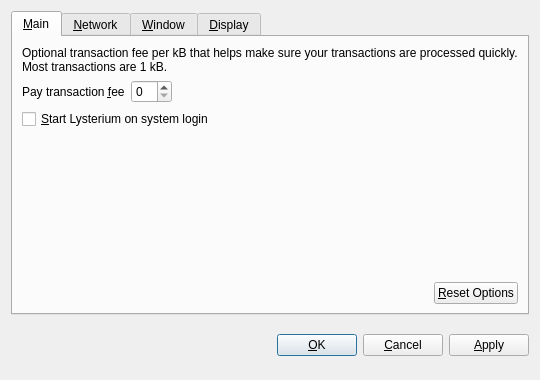
<?xml version="1.0" encoding="UTF-8"?>
<ui version="4.0">
 <class>OptionsDialog</class>
 <widget class="QDialog" name="OptionsDialog">
  <property name="geometry">
   <rect>
    <x>0</x>
    <y>0</y>
    <width>540</width>
    <height>380</height>
   </rect>
  </property>
  <property name="windowTitle">
   <string>Options</string>
  </property>
  <property name="modal">
   <bool>true</bool>
  </property>
  <layout class="QVBoxLayout" name="verticalLayout">
   <item>
    <widget class="QTabWidget" name="tabWidget">
     <property name="tabPosition">
      <enum>QTabWidget::North</enum>
     </property>
     <property name="currentIndex">
      <number>0</number>
     </property>
     <widget class="QWidget" name="tabMain">
      <attribute name="title">
       <string>&amp;Main</string>
      </attribute>
      <layout class="QVBoxLayout" name="verticalLayout_Main">
       <item>
        <widget class="QLabel" name="transactionFeeInfoLabel">
         <property name="text">
          <string>Optional transaction fee per kB that helps make sure your transactions are processed quickly. Most transactions are 1 kB.</string>
         </property>
         <property name="textFormat">
          <enum>Qt::PlainText</enum>
         </property>
         <property name="wordWrap">
          <bool>true</bool>
         </property>
        </widget>
       </item>
       <item>
        <layout class="QHBoxLayout" name="horizontalLayout_1_Main">
         <item>
          <widget class="QLabel" name="transactionFeeLabel">
           <property name="text">
            <string>Pay transaction &amp;fee</string>
           </property>
           <property name="textFormat">
            <enum>Qt::PlainText</enum>
           </property>
           <property name="buddy">
            <cstring>transactionFee</cstring>
           </property>
          </widget>
         </item>
         <item>
          <widget class="BitcoinAmountField" name="transactionFee"/>
         </item>
         <item>
          <spacer name="horizontalSpacer_1_Main">
           <property name="orientation">
            <enum>Qt::Horizontal</enum>
           </property>
           <property name="sizeHint" stdset="0">
            <size>
             <width>40</width>
             <height>20</height>
            </size>
           </property>
          </spacer>
         </item>
        </layout>
       </item>
       <item>
        <widget class="QCheckBox" name="bitcoinAtStartup">
         <property name="toolTip">
          <string>Automatically start Lysterium after logging in to the system.</string>
         </property>
         <property name="text">
          <string>&amp;Start Lysterium on system login</string>
         </property>
        </widget>
       </item>
       <item>
        <spacer name="verticalSpacer_Main">
         <property name="orientation">
          <enum>Qt::Vertical</enum>
         </property>
         <property name="sizeHint" stdset="0">
          <size>
           <width>20</width>
           <height>40</height>
          </size>
         </property>
        </spacer>
       </item>
       <item>
        <layout class="QHBoxLayout" name="horizontalLayout_2_Main">
         <item>
          <spacer name="horizontalSpacer_2_Main">
           <property name="orientation">
            <enum>Qt::Horizontal</enum>
           </property>
           <property name="sizeHint" stdset="0">
            <size>
             <width>40</width>
             <height>20</height>
            </size>
           </property>
          </spacer>
         </item>
         <item>
          <widget class="QPushButton" name="resetButton">
           <property name="toolTip">
            <string>Reset all client options to default.</string>
           </property>
           <property name="text">
            <string>&amp;Reset Options</string>
           </property>
           <property name="autoDefault">
            <bool>false</bool>
           </property>
          </widget>
         </item>
        </layout>
       </item>
      </layout>
     </widget>
     <widget class="QWidget" name="tabNetwork">
      <attribute name="title">
       <string>&amp;Network</string>
      </attribute>
      <layout class="QVBoxLayout" name="verticalLayout_Network">
       <item>
        <widget class="QCheckBox" name="mapPortUpnp">
         <property name="toolTip">
          <string>Automatically open the Lysterium client port on the router. This only works when your router supports UPnP and it is enabled.</string>
         </property>
         <property name="text">
          <string>Map port using &amp;UPnP</string>
         </property>
        </widget>
       </item>
       <item>
        <widget class="QCheckBox" name="connectSocks">
         <property name="toolTip">
          <string>Connect to the Lysterium network through a SOCKS proxy (e.g. when connecting through Tor).</string>
         </property>
         <property name="text">
          <string>&amp;Connect through SOCKS proxy:</string>
         </property>
        </widget>
       </item>
       <item>
        <layout class="QHBoxLayout" name="horizontalLayout_Network">
         <item>
          <widget class="QLabel" name="proxyIpLabel">
           <property name="text">
            <string>Proxy &amp;IP:</string>
           </property>
           <property name="textFormat">
            <enum>Qt::PlainText</enum>
           </property>
           <property name="buddy">
            <cstring>proxyIp</cstring>
           </property>
          </widget>
         </item>
         <item>
          <widget class="QValidatedLineEdit" name="proxyIp">
           <property name="maximumSize">
            <size>
             <width>140</width>
             <height>16777215</height>
            </size>
           </property>
           <property name="toolTip">
            <string>IP address of the proxy (e.g. 127.0.0.1)</string>
           </property>
          </widget>
         </item>
         <item>
          <widget class="QLabel" name="proxyPortLabel">
           <property name="text">
            <string>&amp;Port:</string>
           </property>
           <property name="textFormat">
            <enum>Qt::PlainText</enum>
           </property>
           <property name="buddy">
            <cstring>proxyPort</cstring>
           </property>
          </widget>
         </item>
         <item>
          <widget class="QLineEdit" name="proxyPort">
           <property name="maximumSize">
            <size>
             <width>55</width>
             <height>16777215</height>
            </size>
           </property>
           <property name="toolTip">
            <string>Port of the proxy (e.g. 9050)</string>
           </property>
          </widget>
         </item>
         <item>
          <widget class="QLabel" name="socksVersionLabel">
           <property name="text">
            <string>SOCKS &amp;Version:</string>
           </property>
           <property name="textFormat">
            <enum>Qt::PlainText</enum>
           </property>
           <property name="buddy">
            <cstring>socksVersion</cstring>
           </property>
          </widget>
         </item>
         <item>
          <widget class="QValueComboBox" name="socksVersion">
           <property name="toolTip">
            <string>SOCKS version of the proxy (e.g. 5)</string>
           </property>
          </widget>
         </item>
         <item>
          <spacer name="horizontalSpacer_Network">
           <property name="orientation">
            <enum>Qt::Horizontal</enum>
           </property>
           <property name="sizeHint" stdset="0">
            <size>
             <width>40</width>
             <height>20</height>
            </size>
           </property>
          </spacer>
         </item>
        </layout>
       </item>
       <item>
        <spacer name="verticalSpacer_Network">
         <property name="orientation">
          <enum>Qt::Vertical</enum>
         </property>
         <property name="sizeHint" stdset="0">
          <size>
           <width>20</width>
           <height>40</height>
          </size>
         </property>
        </spacer>
       </item>
      </layout>
     </widget>
     <widget class="QWidget" name="tabWindow">
      <attribute name="title">
       <string>&amp;Window</string>
      </attribute>
      <layout class="QVBoxLayout" name="verticalLayout_Window">
       <item>
        <widget class="QCheckBox" name="minimizeToTray">
         <property name="toolTip">
          <string>Show only a tray icon after minimizing the window.</string>
         </property>
         <property name="text">
          <string>&amp;Minimize to the tray instead of the taskbar</string>
         </property>
        </widget>
       </item>
       <item>
        <widget class="QCheckBox" name="minimizeOnClose">
         <property name="toolTip">
          <string>Minimize instead of exit the application when the window is closed. When this option is enabled, the application will be closed only after selecting Quit in the menu.</string>
         </property>
         <property name="text">
          <string>M&amp;inimize on close</string>
         </property>
        </widget>
       </item>
       <item>
        <spacer name="verticalSpacer_Window">
         <property name="orientation">
          <enum>Qt::Vertical</enum>
         </property>
         <property name="sizeHint" stdset="0">
          <size>
           <width>20</width>
           <height>40</height>
          </size>
         </property>
        </spacer>
       </item>
      </layout>
     </widget>
     <widget class="QWidget" name="tabDisplay">
      <attribute name="title">
       <string>&amp;Display</string>
      </attribute>
      <layout class="QVBoxLayout" name="verticalLayout_Display">
       <item>
        <layout class="QHBoxLayout" name="horizontalLayout_1_Display">
         <item>
          <widget class="QLabel" name="langLabel">
           <property name="text">
            <string>User Interface &amp;language:</string>
           </property>
           <property name="textFormat">
            <enum>Qt::PlainText</enum>
           </property>
           <property name="buddy">
            <cstring>lang</cstring>
           </property>
          </widget>
         </item>
         <item>
          <widget class="QValueComboBox" name="lang">
           <property name="toolTip">
            <string>The user interface language can be set here. This setting will take effect after restarting Lysterium.</string>
           </property>
          </widget>
         </item>
        </layout>
       </item>
       <item>
        <layout class="QHBoxLayout" name="horizontalLayout_2_Display">
         <item>
          <widget class="QLabel" name="unitLabel">
           <property name="text">
            <string>&amp;Unit to show amounts in:</string>
           </property>
           <property name="textFormat">
            <enum>Qt::PlainText</enum>
           </property>
           <property name="buddy">
            <cstring>unit</cstring>
           </property>
          </widget>
         </item>
         <item>
          <widget class="QValueComboBox" name="unit">
           <property name="toolTip">
            <string>Choose the default subdivision unit to show in the interface and when sending coins.</string>
           </property>
          </widget>
         </item>
        </layout>
       </item>
       <item>
        <widget class="QCheckBox" name="displayAddresses">
         <property name="toolTip">
          <string>Whether to show Lysterium addresses in the transaction list or not.</string>
         </property>
         <property name="text">
          <string>&amp;Display addresses in transaction list</string>
         </property>
        </widget>
       </item>
       <item>
        <spacer name="verticalSpacer_Display">
         <property name="orientation">
          <enum>Qt::Vertical</enum>
         </property>
         <property name="sizeHint" stdset="0">
          <size>
           <width>20</width>
           <height>40</height>
          </size>
         </property>
        </spacer>
       </item>
      </layout>
     </widget>
    </widget>
   </item>
   <item>
    <layout class="QHBoxLayout" name="horizontalLayout_Buttons">
     <item>
      <spacer name="horizontalSpacer_1">
       <property name="orientation">
        <enum>Qt::Horizontal</enum>
       </property>
       <property name="sizeHint" stdset="0">
        <size>
         <width>40</width>
         <height>48</height>
        </size>
       </property>
      </spacer>
     </item>
     <item>
      <widget class="QLabel" name="statusLabel">
       <property name="font">
        <font>
         <weight>75</weight>
         <bold>true</bold>
        </font>
       </property>
       <property name="text">
        <string/>
       </property>
       <property name="textFormat">
        <enum>Qt::PlainText</enum>
       </property>
       <property name="wordWrap">
        <bool>true</bool>
       </property>
      </widget>
     </item>
     <item>
      <spacer name="horizontalSpacer_2">
       <property name="orientation">
        <enum>Qt::Horizontal</enum>
       </property>
       <property name="sizeHint" stdset="0">
        <size>
         <width>40</width>
         <height>48</height>
        </size>
       </property>
      </spacer>
     </item>
     <item>
      <widget class="QPushButton" name="okButton">
       <property name="text">
        <string>&amp;OK</string>
       </property>
      </widget>
     </item>
     <item>
      <widget class="QPushButton" name="cancelButton">
       <property name="text">
        <string>&amp;Cancel</string>
       </property>
       <property name="autoDefault">
        <bool>false</bool>
       </property>
      </widget>
     </item>
     <item>
      <widget class="QPushButton" name="applyButton">
       <property name="text">
        <string>&amp;Apply</string>
       </property>
       <property name="autoDefault">
        <bool>false</bool>
       </property>
      </widget>
     </item>
    </layout>
   </item>
  </layout>
 </widget>
 <customwidgets>
  <customwidget>
   <class>BitcoinAmountField</class>
   <extends>QSpinBox</extends>
   <header>bitcoinamountfield.h</header>
  </customwidget>
  <customwidget>
   <class>QValueComboBox</class>
   <extends>QComboBox</extends>
   <header>qvaluecombobox.h</header>
  </customwidget>
  <customwidget>
   <class>QValidatedLineEdit</class>
   <extends>QLineEdit</extends>
   <header>qvalidatedlineedit.h</header>
  </customwidget>
 </customwidgets>
 <resources/>
 <connections/>
</ui>
